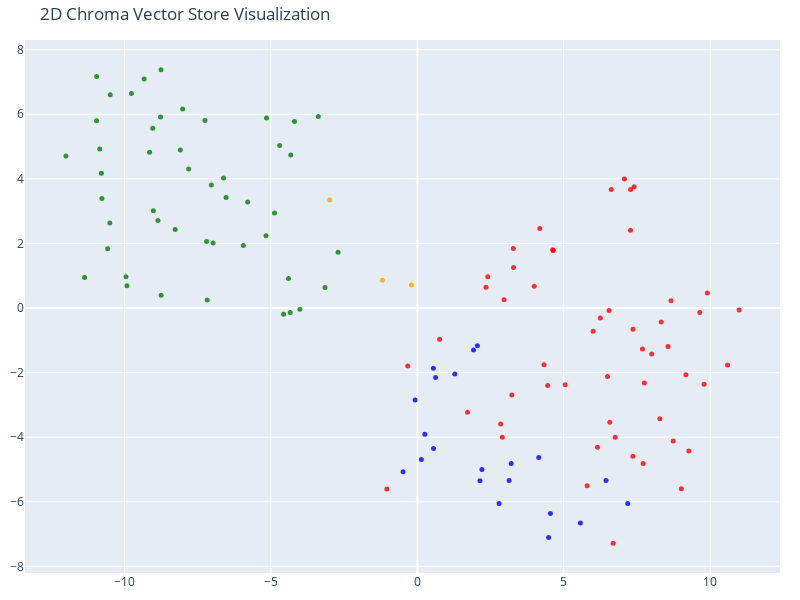

Source (notebook cell):
### Markdown cell above
### Visualizing vectors in 2D and 3D

### Code cell
# Prework

result = collection.get(include=['embeddings', 'documents', 'metadatas'])
vectors = np.array(result['embeddings'])
documents = result['documents']
doc_types = [metadata['doc_type'] for metadata in result['metadatas']]
colors = [['blue', 'green', 'red', 'orange'][['products', 'employees', 'contracts', 'company'].index(t)] for t in doc_types]

# We humans find it easier to visalize things in 2D!
# Reduce the dimensionality of the vectors to 2D using t-SNE
# (t-distributed stochastic neighbor embedding)

tsne = TSNE(n_components=2, random_state=42)
reduced_vectors = tsne.fit_transform(vectors)

# Create the 2D scatter plot
fig = go.Figure(data=[go.Scatter(
    x=reduced_vectors[:, 0],
    y=reduced_vectors[:, 1],
    mode='markers',
    marker=dict(size=5, color=colors, opacity=0.8),
    text=[f"Type: {t}<br>Text: {d[:100]}..." for t, d in zip(doc_types, documents)],
    hoverinfo='text'
)])

fig.update_layout(
    title='2D Chroma Vector Store Visualization',
    scene=dict(xaxis_title='x',yaxis_title='y'),
    width=800,
    height=600,
    margin=dict(r=20, b=10, l=10, t=40)
)

fig.show()

### Figure 1 — Plotly figure (JSON) as saved in the notebook; plotly's stock layout.template omitted (floating-point values rounded to 4 significant figures)
{"data": [{"hoverinfo": "text", "marker": {"color": ["orange", "orange", "orange", "red", "red", "red", "red", "red", "red", "red", "red", "red", "red", "red", "red", "red", "red", "red", "red", "red", "red", "red", "red", "red", "red", "red", "red", "red", "red", "red", "red", "red", "red", "red", "red", "red", "red", "red", "red", "red", "red", "red", "red", "red", "red", "red", "red", "red", "red", "red", "red", "red", "red", "red", "red", "green", "green", "green", "green", "green", "green", "green", "green", "green", "green", "green", "green", "green", "green", "green", "green", "green", "green", "green", "green", "green", "green", "green", "green", "green", "green", "green", "green", "green", "green", "green", "green", "green", "green", "green", "green", "green", "green", "green", "green", "green", "green", "green", "green", "green", "green", "green", "blue", "blue", "blue", "blue", "blue", "blue", "blue", "blue", "blue", "blue", "blue", "blue", "blue", "blue", "blue", "blue", "blue", "blue", "blue", "blue", "blue"], "opacity": 0.8, "size": 5}, "mode": "markers", "text": ["Type: company<br>Text: # About Insurellm\n\nInsurellm was founded by Avery Lancaster in 2015 as an insurance tech startup des...", "Type: company<br>Text: # Careers at Insurellm\n\nInsurellm is hiring! We are looking for talented software engineers, data sc...", "Type: company<br>Text: # Overview of Insurellm\n\nInsurellm is an innovative insurance tech firm with 200 employees across th...", "Type: contracts<br>Text: # Contract with Apex Reinsurance for Rellm: AI-Powered Enterprise Reinsurance Solution\n\n## Terms\n\n1....", "Type: contracts<br>Text: ## Renewal\n\n1. **Automatic Renewal**: This Agreement will automatically renew for successive one-yea...", "Type: contracts<br>Text: 2. **Seamless Integrations**: The architecture of Rellm allows for easy integration with existing sy...", "Type: contracts<br>Text: 1. **Technical Support**: Provider shall offer dedicated technical support to the Client via phone, ...", "Type: contracts<br>Text: **Insurellm, Inc.**  \n_____________________________  \nAuthorized Signature   \nDate: ________________...", "Type: contracts<br>Text: # Contract with Belvedere Insurance for Markellm\n\n## Terms\nThis Contract (\"Agreement\") is made and e...", "Type: contracts<br>Text: ## Renewal\n1. **Renewal Terms**: This Agreement may be renewed for additional one-year terms upon mu...", "Type: contracts<br>Text: ## Features\n1. **AI-Powered Matching**: Belvedere Insurance will benefit from Markellm's AI-powered ...", "Type: contracts<br>Text: ## Support\n1. **Technical Support**: Technical support will be available from 9 AM to 7 PM EST, Mond...", "Type: contracts<br>Text: **Belvedere Insurance**  \nSignature: ______________________  \nName: [Authorized Signatory]  \nTitle: ...", "Type: contracts<br>Text: # Contract with BrightWay Solutions for Markellm\n\n**Contract Date:** October 5, 2023  \n**Contract ID...", "Type: contracts<br>Text: 3. **Service Level Agreement (SLA):**  \n   Insurellm commits to a 99.9% uptime for the platform with...", "Type: contracts<br>Text: 2. **Real-Time Quote Availability:**  \n   Consumers sourced via BrightWay Solutions will receive rea...", "Type: contracts<br>Text: 3. **Training and Onboarding:**  \n   Insurellm agrees to provide one free training session on how to...", "Type: contracts<br>Text: # Contract with EverGuard Insurance for Rellm: AI-Powered Enterprise Reinsurance Solution\n\n**Contrac...", "Type: contracts<br>Text: 4. **Usage Rights**: EverGuard Insurance is granted a non-exclusive, non-transferable license to acc...", "Type: contracts<br>Text: 1. **Core Functionality**: Rellm provides EverGuard Insurance with advanced AI-driven analytics, sea...", "Type: contracts<br>Text: 1. **Customer Support**: Insurellm will provide EverGuard Insurance with 24/7 customer support, incl...", "Type: contracts<br>Text: ---\n\n**Signatures**  \n**For Insurellm**: __________________________  \n**Name**: John Smith  \n**Title...", "Type: contracts<br>Text: # Contract with GreenField Holdings for Markellm\n\n**Effective Date:** November 15, 2023  \n**Contract...", "Type: contracts<br>Text: ## Renewal\n1. **Automatic Renewal**: This contract will automatically renew for sequential one-year ...", "Type: contracts<br>Text: ## Features\n1. **AI-Powered Matching**: Access to advanced algorithms that connect GreenField Holdin...", "Type: contracts<br>Text: ## Support\n1. **Customer Support Access**: The Client will have access to dedicated support through ...", "Type: contracts<br>Text: **Signatures:**  \n_________________________                           _________________________  \n**...", "Type: contracts<br>Text: # Contract with Greenstone Insurance for Homellm\n\n---\n\n## Terms\n\n1. **Parties**: This Contract (\"Agr...", "Type: contracts<br>Text: 4. **Payment Terms**: \n   - The Customer shall pay an amount of $10,000 per month for the Standard T...", "Type: contracts<br>Text: ---\n\n## Features\n\n- **AI-Powered Risk Assessment**: Customer will have access to enhanced risk evalu...", "Type: contracts<br>Text: - **Customer Portal**: A dedicated portal will be provided, allowing the Customer's clients to manag...", "Type: contracts<br>Text: ______________________________  \n[Name], [Title]  \nDate: ______________________\n\n**For Greenstone In...", "Type: contracts<br>Text: # Contract with GreenValley Insurance for Homellm\n\n**Contract Date:** October 6, 2023  \n**Contract N...", "Type: contracts<br>Text: 4. **Confidentiality:** Both parties agree to maintain the confidentiality of proprietary informatio...", "Type: contracts<br>Text: 1. **AI-Powered Risk Assessment:** Access to advanced AI algorithms for real-time risk evaluations.\n...", "Type: contracts<br>Text: 3. **Regular Updates:** Insurellm will offer ongoing updates and enhancements to the Homellm platfor...", "Type: contracts<br>Text: # Contract with Pinnacle Insurance Co. for Homellm\n\n## Terms\nThis contract (\"Contract\") is entered i...", "Type: contracts<br>Text: ## Renewal\n1. **Renewal Terms**: At the end of the initial term, this Contract shall automatically r...", "Type: contracts<br>Text: ## Features\n1. **AI-Powered Risk Assessment**: Utilized for tailored underwriting decisions specific...", "Type: contracts<br>Text: ## Support\n1. **Technical Support**: Insurellm shall provide 24/7 technical support via an email and...", "Type: contracts<br>Text: # Contract with Roadway Insurance Inc. for Carllm\n\n---\n\n## Terms\n\n1. **Agreement Effective Date**: T...", "Type: contracts<br>Text: ---\n\n## Renewal\n\n1. **Automatic Renewal**: This agreement will automatically renew for an additional...", "Type: contracts<br>Text: ---\n\n## Features\n\n1. **Access to Core Features**: Roadway Insurance Inc. will have access to all Pro...", "Type: contracts<br>Text: ---\n\n## Support\n\n1. **Technical Support**: Roadway Insurance Inc. will receive priority technical su...", "Type: contracts<br>Text: # Contract with Stellar Insurance Co. for Rellm\n\n## Terms\nThis contract is made between **Insurellm*...", "Type: contracts<br>Text: ### Termination\nEither party may terminate this agreement with a **30-day written notice**. In the e...", "Type: contracts<br>Text: ## Features\nStellar Insurance Co. will receive access to the following features of the Rellm product...", "Type: contracts<br>Text: ## Support\nInsurellm provides Stellar Insurance Co. with the following support services:\n\n- **24/7 T...", "Type: contracts<br>Text: # Contract with TechDrive Insurance for Carllm\n\n**Contract Date:** October 1, 2024  \n**Contract Dura...", "Type: contracts<br>Text: ## Renewal\n\n1. **Automatic Renewal**: This contract shall automatically renew for additional one-yea...", "Type: contracts<br>Text: ## Support\n\n1. **Customer Support**: Insurellm will provide 24/7 customer support to TechDrive Insur...", "Type: contracts<br>Text: **TechDrive Insurance Representative:**  \nName: Sarah Johnson  \nTitle: Operations Director  \nDate: _...", "Type: contracts<br>Text: # Contract with Velocity Auto Solutions for Carllm\n\n**Contract Date:** October 1, 2023  \n**Contract ...", "Type: contracts<br>Text: ## Renewal\n\n1. **Automatic Renewal**: This contract will automatically renew for successive 12-month...", "Type: contracts<br>Text: ## Support\n\n1. **Customer Support**: Velocity Auto Solutions will have access to Insurellm’s custome...", "Type: employees<br>Text: # HR Record\n\n# Alex Chen\n\n## Summary\n- **Date of Birth:** March 15, 1990  \n- **Job Title:** Backend ...", "Type: employees<br>Text: ## Annual Performance History\n- **2020:**  \n  - Completed onboarding successfully.  \n  - Met expecta...", "Type: employees<br>Text: ## Compensation History\n- **2020:** Base Salary: $80,000  \n- **2021:** Base Salary Increase to $90,0...", "Type: employees<br>Text: Alex Chen continues to be a vital asset at Insurellm, contributing significantly to innovative backe...", "Type: employees<br>Text: # HR Record\n\n# Alex Harper\n\n## Summary\n- **Date of Birth**: March 15, 1993  \n- **Job Title**: Sales ...", "Type: employees<br>Text: ## Annual Performance History  \n- **2021**:  \n  - **Performance Rating**: 4.5/5  \n  - **Key Achievem...", "Type: employees<br>Text: - **2022**:  \n  - **Base Salary**: $65,000 (Promotion to Senior SDR)  \n  - **Bonus**: $13,000 (20% o...", "Type: employees<br>Text: # HR Record\n\n# Alex Thomson\n\n## Summary\n- **Date of Birth:** March 15, 1995  \n- **Job Title:** Sales...", "Type: employees<br>Text: ## Annual Performance History  \n- **2022** - Rated as \"Exceeds Expectations.\" Alex Thomson achieved ...", "Type: employees<br>Text: ## Other HR Notes\n- Alex Thomson is an active member of the Diversity and Inclusion committee at Ins...", "Type: employees<br>Text: # Avery Lancaster\n\n## Summary\n- **Date of Birth**: March 15, 1985  \n- **Job Title**: Co-Founder & Ch...", "Type: employees<br>Text: - **2010 - 2013**: Business Analyst at Edge Analytics  \n  Prior to joining Innovate, Avery worked as...", "Type: employees<br>Text: - **2018**: **Exceeds Expectations**  \n  Under Avery’s pivoted vision, Insurellm launched two new su...", "Type: employees<br>Text: - **2022**: **Satisfactory**  \n  Avery focused on rebuilding team dynamics and addressing employee c...", "Type: employees<br>Text: ## Compensation History\n- **2015**: $150,000 base salary + Significant equity stake  \n- **2016**: $1...", "Type: employees<br>Text: ## Other HR Notes\n- **Professional Development**: Avery has actively participated in leadership trai...", "Type: employees<br>Text: # HR Record\n\n# Emily Carter\n\n## Summary\n- **Date of Birth:** August 12, 1990  \n- **Job Title:** Acco...", "Type: employees<br>Text: - **2017-2019:** Marketing Intern  \n  - Assisted with market research and campaign development for s...", "Type: employees<br>Text: ## Compensation History\n| Year | Base Salary | Bonus         | Total Compensation |\n|------|--------...", "Type: employees<br>Text: Emily Carter exemplifies the kind of talent that drives Insurellm's success and is an invaluable ass...", "Type: employees<br>Text: # HR Record\n\n# Emily Tran\n\n## Summary\n- **Date of Birth:** March 18, 1991  \n- **Job Title:** Digital...", "Type: employees<br>Text: - **January 2017 - May 2018**: Marketing Intern  \n  - Supported the Marketing team by collaborating ...", "Type: employees<br>Text: - **2021**:  \n  - Performance Rating: Meets Expectations  \n  - Key Achievements: Contributed to the ...", "Type: employees<br>Text: - **Professional Development Goals**:  \n  - Emily Tran aims to become a Marketing Manager within the...", "Type: employees<br>Text: # HR Record\n\n# Jordan Blake\n\n## Summary\n- **Date of Birth:** March 15, 1993  \n- **Job Title:** Sales...", "Type: employees<br>Text: ## Annual Performance History\n- **2021:** First year at Insurellm; achieved 90% of monthly targets. ...", "Type: employees<br>Text: ## Other HR Notes\n- Jordan has shown an interest in continuing education, actively participating in ...", "Type: employees<br>Text: # HR Record\n\n# Jordan K. Bishop\n\n## Summary\n- **Date of Birth:** March 15, 1990\n- **Job Title:** Fro...", "Type: employees<br>Text: ## Annual Performance History\n- **2019:** Exceeds Expectations - Continuously delivered high-quality...", "Type: employees<br>Text: ## Compensation History\n- **June 2018:** Starting Salary - $85,000\n- **June 2019:** Salary Increase ...", "Type: employees<br>Text: ## Other HR Notes\n- Jordan K. Bishop has been an integral part of club initiatives, including the In...", "Type: employees<br>Text: # HR Record\n\n# Maxine Thompson\n\n## Summary\n- **Date of Birth:** January 15, 1991  \n- **Job Title:** ...", "Type: employees<br>Text: ## Insurellm Career Progression\n- **January 2017 - October 2018**: **Junior Data Engineer**  \n  * Ma...", "Type: employees<br>Text: ## Annual Performance History\n- **2017**: *Meets Expectations*  \n  Maxine showed potential in her ro...", "Type: employees<br>Text: - **2021**: *Exceeds Expectations*  \n  Maxine spearheaded the transition to a new data warehousing s...", "Type: employees<br>Text: ## Compensation History\n- **2017**: $70,000 (Junior Data Engineer)  \n- **2018**: $75,000 (Junior Dat...", "Type: employees<br>Text: # HR Record\n\n# Oliver Spencer\n\n## Summary\n- **Date of Birth**: May 14, 1990  \n- **Job Title**: Backe...", "Type: employees<br>Text: ## Annual Performance History\n- **2018**: **3/5** - Adaptable team player but still learning to take...", "Type: employees<br>Text: ## Compensation History\n- **March 2018**: Initial salary of $80,000.\n- **July 2019**: Salary increas...", "Type: employees<br>Text: # Samantha Greene\n\n## Summary\n- **Date of Birth:** October 14, 1990\n- **Job Title:** HR Generalist\n-...", "Type: employees<br>Text: ## Annual Performance History\n- **2020:** Exceeds Expectations  \n  Samantha Greene demonstrated exce...", "Type: employees<br>Text: ## Compensation History\n- **2020:** Base Salary - $55,000  \n  The entry-level salary matched industr...", "Type: employees<br>Text: - **2023:** Base Salary - $70,000  \n  Recognized for substantial improvement in employee relations m...", "Type: employees<br>Text: # HR Record\n\n# Samuel Trenton\n\n## Summary\n- **Date of Birth:** April 12, 1989  \n- **Job Title:** Sen...", "Type: employees<br>Text: ## Annual Performance History\n- **2023:** Rating: 4.5/5  \n  *Samuel exceeded expectations, successfu...", "Type: employees<br>Text: ## Compensation History\n- **2023:** Base Salary: $115,000 + Bonus: $15,000  \n  *Annual bonus based o...", "Type: employees<br>Text: - **Engagement in Company Culture:** Regularly participates in team-building events and contributes ...", "Type: products<br>Text: # Product Summary\n\n# Carllm\n\n## Summary\n\nCarllm is an innovative auto insurance product developed by...", "Type: products<br>Text: - **Instant Quoting**: With Carllm, insurance companies can offer near-instant quotes to customers, ...", "Type: products<br>Text: - **Mobile Integration**: Carllm is designed to work seamlessly with mobile applications, providing ...", "Type: products<br>Text: - **Professional Tier**: $2,500/month\n  - For medium-sized companies.\n  - All Basic Tier features pl...", "Type: products<br>Text: ### Q2 2025: Customer Experience Improvements\n- Launch of a new **mobile app** for end-users.\n- Intr...", "Type: products<br>Text: # Product Summary\n\n# Homellm\n\n## Summary\nHomellm is an innovative home insurance product developed b...", "Type: products<br>Text: ### 2. Dynamic Pricing Model\nWith Homellm's innovative dynamic pricing model, insurance providers ca...", "Type: products<br>Text: ### 5. Multi-Channel Integration\nHomellm seamlessly integrates into existing insurance platforms, pr...", "Type: products<br>Text: - **Basic Tier:** Starting at $5,000/month for small insurers with basic integration features.\n- **S...", "Type: products<br>Text: All tiers include a comprehensive training program and ongoing updates to ensure optimal performance...", "Type: products<br>Text: With Homellm, Insurellm is committed to transforming the landscape of home insurance, ensuring both ...", "Type: products<br>Text: # Product Summary\n\n# Markellm\n\n## Summary\n\nMarkellm is an innovative two-sided marketplace designed ...", "Type: products<br>Text: - **User-Friendly Interface**: Designed with user experience in mind, Markellm features an intuitive...", "Type: products<br>Text: - **Customer Support**: Our dedicated support team is always available to assist both consumers and ...", "Type: products<br>Text: ### For Insurance Companies:\n- **Basic Listing Fee**: $199/month for a featured listing on the platf...", "Type: products<br>Text: ### Q3 2025\n- Initiate a comprehensive marketing campaign targeting both consumers and insurers to i...", "Type: products<br>Text: # Product Summary\n\n# Rellm: AI-Powered Enterprise Reinsurance Solution\n\n## Summary\n\nRellm is an inno...", "Type: products<br>Text: ### Seamless Integrations\nRellm's architecture is designed for effortless integration with existing ...", "Type: products<br>Text: ### Regulatory Compliance Tools\nRellm includes built-in compliance tracking features to help organiz...", "Type: products<br>Text: Join the growing number of organizations leveraging Rellm to enhance their reinsurance processes whi...", "Type: products<br>Text: Experience the future of reinsurance with Rellm, where innovation meets reliability. Let Insurellm h..."], "type": "scatter", "x": [-1.195, -2.991, -0.1976, 7.708, 9.013, 6.685, 7.75, 9.643, 9.789, 7.401, 1.711, 8.558, 10.59, 5.047, 4.326, 4.451, 8.325, 7.358, 6.754, 6.151, 6.571, 8.659, 9.169, 7.071, -0.3292, -1.042, 9.901, 6.544, 7.277, 2.899, 7.685, 10.99, 6.245, 5.999, 3.226, 7.363, 6.494, 7.282, 2.845, 8.002, 3.99, 6.618, 0.7601, 2.961, 8.733, 9.269, 5.795, 8.279, 3.284, 3.276, 2.344, 2.404, 4.637, 4.182, 4.622, -7.195, -8.268, -9.326, -2.705, -7.033, -8.09, -9.141, -6.53, -8.767, -5.793, -3.153, -4.009, -4.568, -4.34, -10.48, -4.399, -7.806, -5.15, -12.0, -3.382, -4.321, -4.7, -7.252, -4.195, -6.616, -8.011, -4.878, -5.942, -8.854, -10.95, -5.166, -11.36, -9.948, -10.5, -9.913, -10.57, -6.973, -9.014, -8.751, -10.79, -10.77, -10.95, -10.84, -8.747, -9.032, -9.761, -7.174, 1.28, 0.6237, 1.917, 2.051, 0.547, 2.139, 2.205, 3.203, 4.146, 2.792, 3.134, 0.2576, 0.5523, 0.137, -0.488, -0.07615, 4.543, 5.566, 6.441, 4.482, 7.184], "y": [0.8571, 3.345, 0.7092, -4.814, -5.596, -7.283, -2.319, -0.1424, -2.357, 3.758, -3.228, -1.191, -1.765, -2.375, -1.758, -2.397, -0.4342, -4.593, -4.002, -4.31, -3.538, 0.2228, -2.067, 3.993, -1.793, -5.607, 0.4648, -0.07905, 2.412, -4.004, -1.267, -0.06405, -0.3113, -0.7197, -2.694, -0.6591, -2.117, 3.672, -3.592, -1.424, 0.6701, 3.67, -0.9651, 0.2584, -4.121, -4.425, -5.501, -3.429, 1.257, 1.84, 0.6394, 0.9676, 1.778, 2.46, 1.806, 2.062, 2.428, 7.091, 1.725, 3.807, 4.894, 4.822, 3.419, 5.918, 3.28, 0.6342, -0.04017, -0.1893, -0.136, 6.604, 0.9145, 4.301, 5.885, 4.711, 5.93, 4.74, 5.032, 5.807, 5.777, 4.025, 6.161, 2.939, 1.939, 2.707, 7.169, 2.241, 0.9435, 0.969, 2.633, 0.693, 1.834, 2.013, 3.011, 7.377, 4.176, 3.387, 5.798, 4.921, 0.3969, 5.564, 6.639, 0.2463, -2.041, -2.152, -1.299, -1.166, -1.868, -5.35, -4.997, -4.817, -4.628, -6.054, -5.341, -3.908, -4.348, -4.694, -5.071, -2.845, -6.36, -6.66, -5.342, -7.107, -6.052]}], "layout": {"height": 600, "margin": {"b": 10, "l": 10, "r": 20, "t": 40}, "scene": {"xaxis": {"title": {"text": "x"}}, "yaxis": {"title": {"text": "y"}}}, "title": {"text": "2D Chroma Vector Store Visualization"}, "width": 800}}
